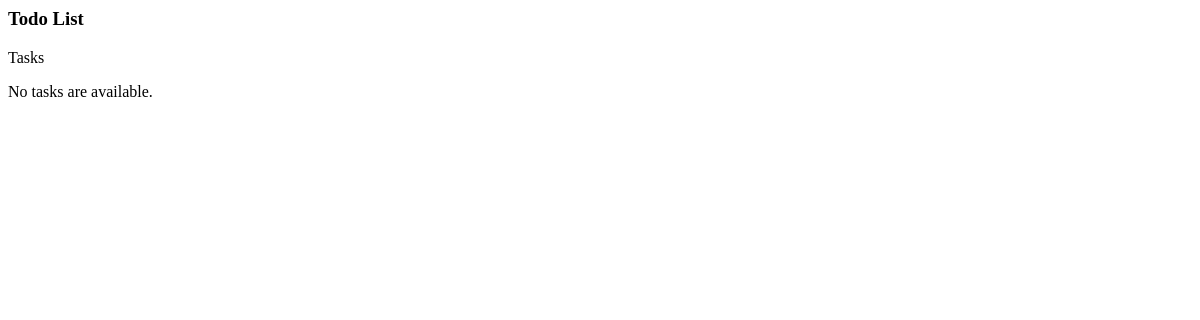
Page /todo/ on the earlier database version.
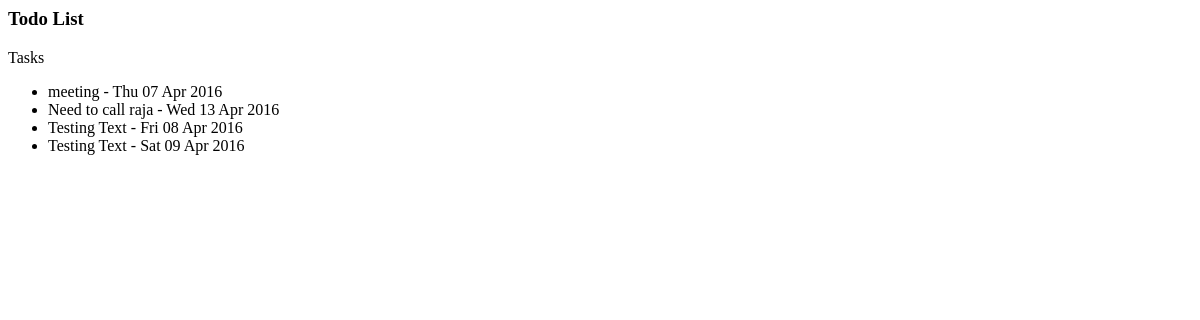
Same page on the later database version.
### todo/models.py (models this page shows, shortened)
class Task(models.Model):
    todo_text = models.CharField(max_length=200)
    add_date = models.DateTimeField('Date')

### todo/views.py (the view)
def index(request):
    todo_list = Task.objects.all()
    context = {'todo_list': todo_list}
    return render(request, 'todo/index.html', context)

### todo/templates/todo/index.html
<h3>Todo List</h3>
<h>Tasks</h>
{% if todo_list %}
    <ul>
    {% for task in todo_list %}
        <li>{{ task.todo_text }} - {{task.add_date|date:"D d M Y"}}</li>
    {% endfor %}
    </ul>
{% else %}
    <p>No tasks are available.</p>
{% endif %}

Differences in the rows shown:
added Task: todo_text "meeting", add_date "Thu 07 Apr 2016"
added Task: todo_text "Need to call raja", add_date "Wed 13 Apr 2016"
added Task: todo_text "Testing Text", add_date "Fri 08 Apr 2016"
added Task: todo_text "Testing Text", add_date "Sat 09 Apr 2016"
Other differences:
text no longer shown: "No tasks are available."
